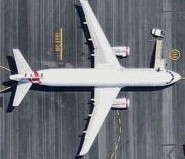
#> input picture 9823117_hw2/airport.jpg, 185 x 159 px, found by its file name
$ jupyter execute --allow-errors 2.ipynb
#> lines starting #> are read from the running program, lines starting #| are printed output that depends on the picture
[cell 1]
import cv2
import matplotlib.pyplot as pyplot
import numpy as np

region of interest was cropped

trying to not print the same box multiple times

[cell 2]
image = cv2.imread('../HW2/airport.jpg')
#> image is the input picture: shape (159, 185, 3); mean B, G, R 122.3, 115.7, 113
img_gray = cv2.cvtColor(image, cv2.COLOR_BGR2GRAY)
template_1 = cv2.imread('./airport.jpg', cv2. IMREAD_GRAYSCALE)
#> template_1: shape (159, 185); min 0, max 252, mean 115.7
template_2 = cv2.imread('./airport (1).png', cv2. IMREAD_GRAYSCALE)
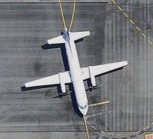
#> input picture 9823117_hw2/airport (1).png, 153 x 139 px
#> template_2: shape (139, 153); min 7, max 246, mean 118.3
template_3 = cv2.imread('./airport (2).jpg', cv2. IMREAD_GRAYSCALE)
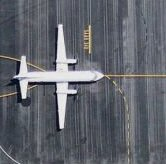
#> input picture 9823117_hw2/airport (2).jpg, 166 x 164 px
#> template_3: shape (164, 166); min 0, max 250, mean 99.8
template_4 = cv2.imread('./airport (3).jpg' , cv2. IMREAD_GRAYSCALE)
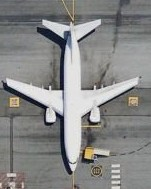
#> input picture 9823117_hw2/airport (3).jpg, 151 x 189 px
#> template_4: shape (189, 151); min 0, max 248, mean 134.4

w, h = template_1.shape[::-1]
#> w = 185; h = 159
treshold=0.4

[cell 3]
def NMS(boxes, overlapThresh = 0.4):
    #return an empty list, if no boxes given
    if len(boxes) == 0:
        return []
    x1 = boxes[:, 0]  # x coordinate of the top-left corner
    y1 = boxes[:, 1]  # y coordinate of the top-left corner
    x2 = boxes[:, 2]  # x coordinate of the bottom-right corner
    y2 = boxes[:, 3]  # y coordinate of the bottom-right corner
    # compute the area of the bounding boxes and sort the bounding
    # boxes by the bottom-right y-coordinate of the bounding box
    areas = (x2 - x1 + 1) * (y2 - y1 + 1) # We have a least a box of one pixel, therefore the +1
    indices = np.arange(len(x1))
    for i,box in enumerate(boxes):
        temp_indices = indices[indices!=i]
        xx1 = np.maximum(box[0], boxes[temp_indices,0])
        yy1 = np.maximum(box[1], boxes[temp_indices,1])
        xx2 = np.minimum(box[2], boxes[temp_indices,2])
        yy2 = np.minimum(box[3], boxes[temp_indices,3])
        w = np.maximum(0, xx2 - xx1 + 1)
        h = np.maximum(0, yy2 - yy1 + 1)
        # compute the ratio of overlap
        overlap = (w * h) / areas[temp_indices]
        if np.any(overlap) > treshold:
            indices = indices[indices != i]
    return boxes[indices].astype(int)

def bounding_boxes(image, template):
    (tH, tW) = template.shape[:2]             # getting height and width of template
#> tH = 159; tW = 185
    imageGray = cv2.cvtColor(image, 0)        # convert the image to grayscale
    templateGray = cv2.cvtColor(template, 0)  # convert the template to grayscale

    result = cv2.matchTemplate(imageGray, templateGray, cv2.TM_CCOEFF_NORMED)  # template matching return the correlatio
#> result = [0.998]
    (y1, x1) = np.where(result >= treshold)  # object is detected, where the correlation is above the treshold
#> y1 = [0]; x1 = [0]
    boxes = np.zeros((len(y1), 4))      # construct array of zeros
#> boxes = [[0, 0, 0, 0]]
    x2 = x1 + tW                       # calculate x2 with the width of the template
#> x2 = [185]
    y2 = y1 + tH                       # calculate y2 with the height of the template
#> y2 = [159]
    # fill the bounding boxes array
    boxes[:, 0] = x1
    boxes[:, 1] = y1
    boxes[:, 2] = x2
    boxes[:, 3] = y2
    return boxes.astype(int)

[cell 4]
boxes_redundant = bounding_boxes(image, template_1) # calculate bounding boxes
#> boxes_redundant = [[0, 0, 185, 159]]
boxes_redundant_2 = bounding_boxes(image, template_2)
#> in bounding_boxes (call 2), `result = cv2.matchTemplate(imageGray, templateGray, cv2.TM_CCOEFF_NORM..`:
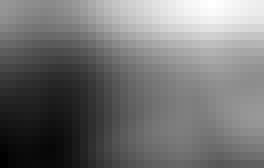
#> result: shape (21, 33) float32 (shown 8 times larger); min -0.0504, max 0.26, mean 0.0893; drawn with min black and max white
#> in bounding_boxes (call 2), `(y1, x1) = np.where(result >= treshold)`: y1 = empty array
#> boxes_redundant_2 = empty array
#> (the rest of this cell did not finish here and is left out)

boxes_redundant_4 = bounding_boxes(image, template_4) # calculate bounding boxes

all_boxes=np.concatenate((boxes_redundant,boxes_redundant_2,boxes_redundant_3,boxes_redundant_4),axis=0)

print(all_boxes,np.shape(all_boxes))
print("another one")
print(boxes_redundant,np.shape(boxes_redundant))

# boxes = NMS(boxes_redundant)                                            # remove redundant bounding boxes
boxes = NMS(all_boxes)                                            # remove redundant bounding boxes

# overlapping_BB_image = draw_bounding_boxes(image,boxes_redundant)  # draw image with all redundant bounding boxes
# segmented_image = draw_bounding_boxes(image,boxes)           # draw the bounding boxes onto the image
print(boxes)
for box in boxes:
        print("inside for")
        x1,y1=box[:2]
        x2,y2=box[2:]
        image = cv2.rectangle(image,(x1,y1), (x2,y2), (255,0,0), 3)
pyplot.imshow(image)
pyplot.show()
# [4 lines of commented-out code are left out]
